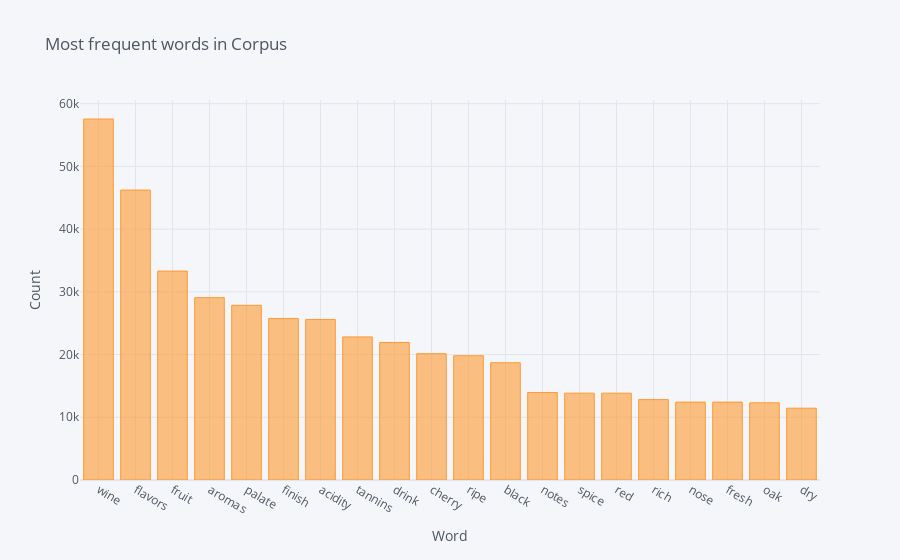

The notebook cell saved with this chart:
### Code cell
words_df.set_index('word').wordCount.head(20).iplot(kind = 'bar', title = 'Most frequent words in Corpus', yTitle = 'Count', xTitle = 'Word')

### Figure 1 — Plotly figure (JSON) as saved in the notebook; plotly's stock layout.template omitted (floating-point values rounded to 4 significant figures)
{"data": [{"marker": {"color": "rgba(255, 153, 51, 0.6)", "line": {"color": "rgba(255, 153, 51, 1.0)", "width": 1}}, "name": "wordCount", "orientation": "v", "text": "", "type": "bar", "x": ["wine", "flavors", "fruit", "aromas", "palate", "finish", "acidity", "tannins", "drink", "cherry", "ripe", "black", "notes", "spice", "red", "rich", "nose", "fresh", "oak", "dry"], "y": [57558, 46228, 33312, 29077, 27848, 25757, 25597, 22814, 21927, 20135, 19815, 18698, 13958, 13845, 13842, 12817, 12420, 12419, 12299, 11448]}], "layout": {"autosize": true, "legend": {"bgcolor": "#F5F6F9", "font": {"color": "#4D5663"}}, "paper_bgcolor": "#F5F6F9", "plot_bgcolor": "#F5F6F9", "title": {"font": {"color": "#4D5663"}, "text": "Most frequent words in Corpus"}, "xaxis": {"autorange": true, "gridcolor": "#E1E5ED", "range": [-0.5, 19.5], "showgrid": true, "tickfont": {"color": "#4D5663"}, "title": {"font": {"color": "#4D5663"}, "text": "Word"}, "type": "category", "zerolinecolor": "#E1E5ED"}, "yaxis": {"autorange": true, "gridcolor": "#E1E5ED", "range": [0, 60590.0], "showgrid": true, "tickfont": {"color": "#4D5663"}, "title": {"font": {"color": "#4D5663"}, "text": "Count"}, "type": "linear", "zerolinecolor": "#E1E5ED"}}}
